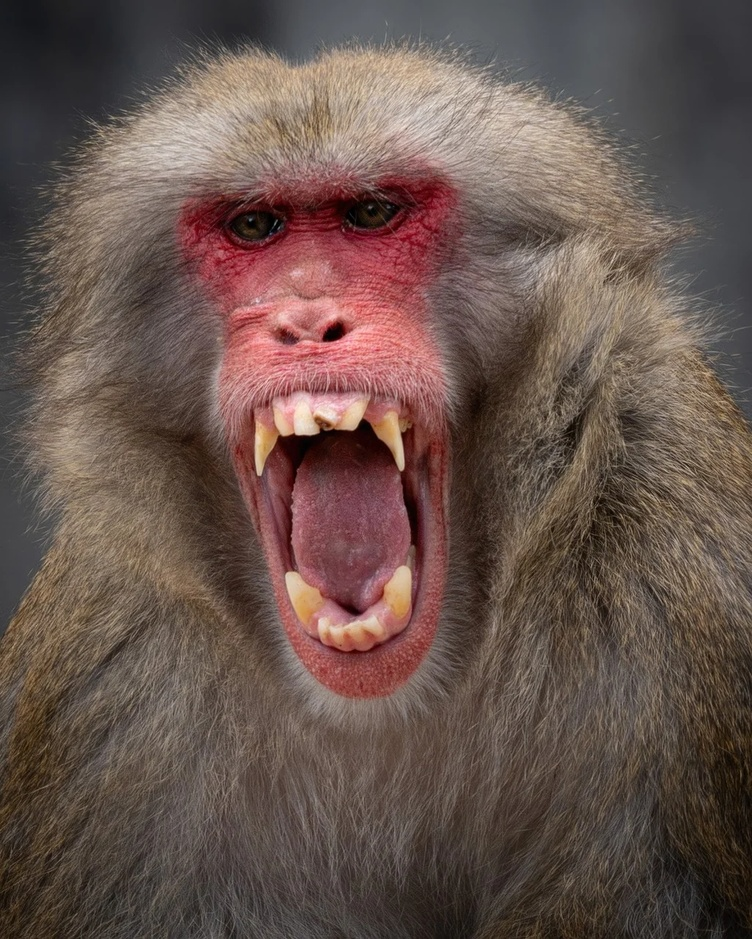
#> input picture Smoothing (Lowpass) Spatial Filters/monkey.jpg, 752 x 939 px, shrunk from 1025 x 1280 before the run
$ python 'Smoothing (Lowpass) Spatial Filters.py'
#> lines starting #> are read from the running program, lines starting #| are printed output that depends on the picture
import cv2
import matplotlib.pyplot as plt

monkey_image = cv2.imread("monkey.jpg")
#> monkey_image is the input picture: shape (939, 752, 3); mean B, G, R 76.8, 83.9, 103.3
if monkey_image is None:
    exit()

monkey_image_rgb = cv2.cvtColor(monkey_image, cv2.COLOR_BGR2RGB)

kernel = (13, 13)
average_filtered_image = cv2.blur(monkey_image_rgb, kernel)
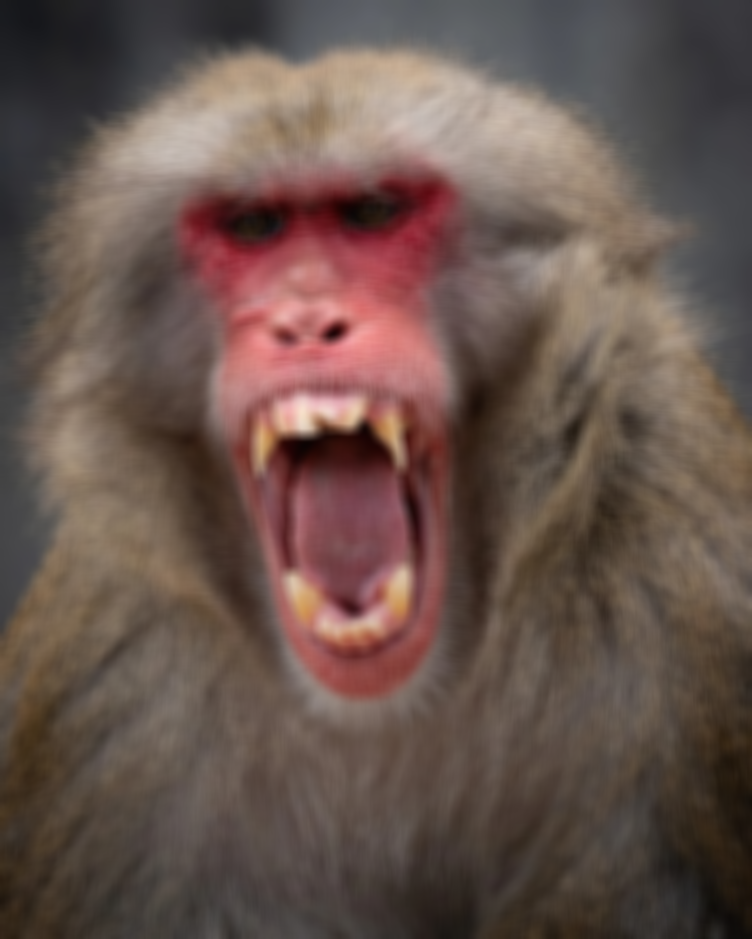
#> average_filtered_image: shape (939, 752, 3); mean R, G, B 103.3, 83.9, 76.8

plt.figure(figsize=(12, 6))

plt.subplot(1, 2, 1)
plt.imshow(monkey_image_rgb)
plt.axis("off")

plt.subplot(1, 2, 2)
plt.imshow(average_filtered_image)
plt.axis("off")

plt.tight_layout()
plt.show()
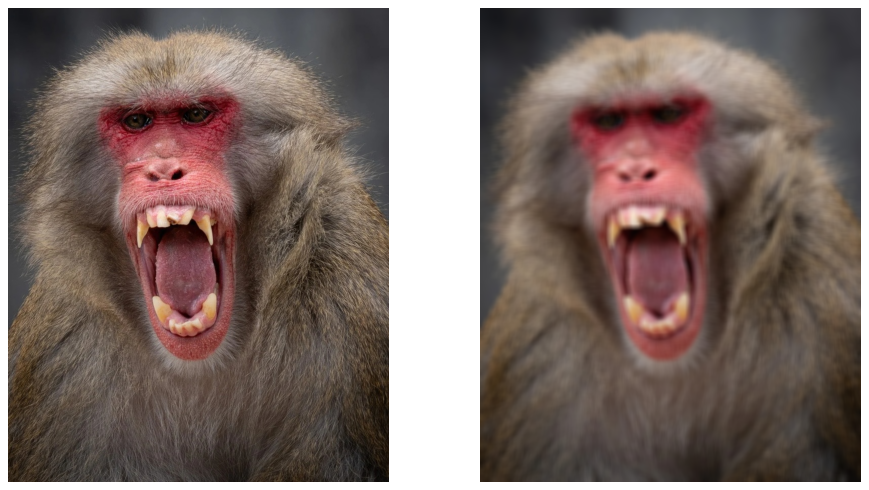
#> figure drawn by matplotlib, 2 panels
